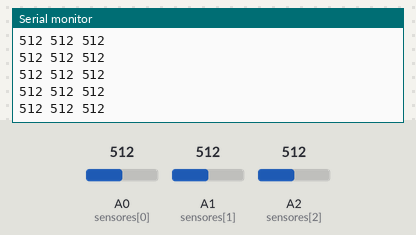
Recording of a sketch running on a simulated Arduino Uno, built with avr-gcc and run on an emulated ATmega328P. Parts: the last lines printed to the serial monitor. The inputs (shaded band) are chosen by the test bench; at power-on: A0 (sensores[0]) = 512, A1 (sensores[1]) = 512, A2 (sensores[2]) = 512.

Above: at 1.2 s.
1.3 s: A0 (sensores[0]) set to 716
At 1.36 s:
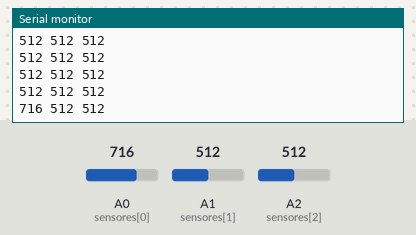
2.8 s: A1 (sensores[1]) set to 716
At 2.82 s:
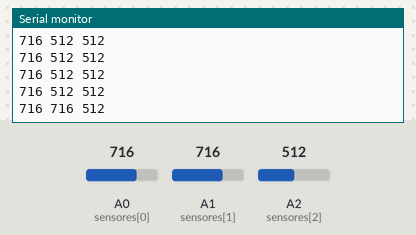
4.3 s: A2 (sensores[2]) set to 716
At 4.38 s:
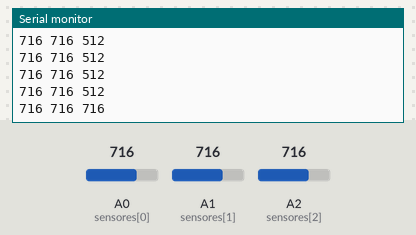
5.8 s: A0 (sensores[0]) set to 900
At 5.83 s:
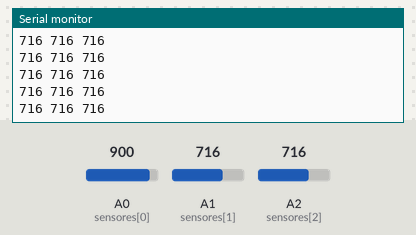
7.3 s: A1 (sensores[1]) set to 900
At 7.39 s:
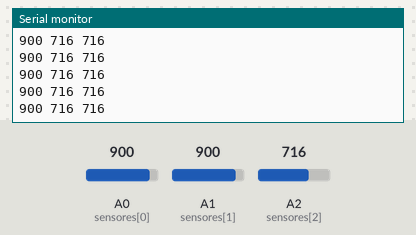
8.8 s: A2 (sensores[2]) set to 900
At 8.85 s:
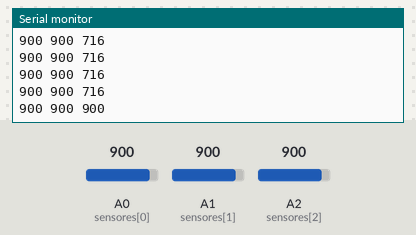
Timing chart, 0 to 11.3 s (numbered marks = the images above; inputs shaded):
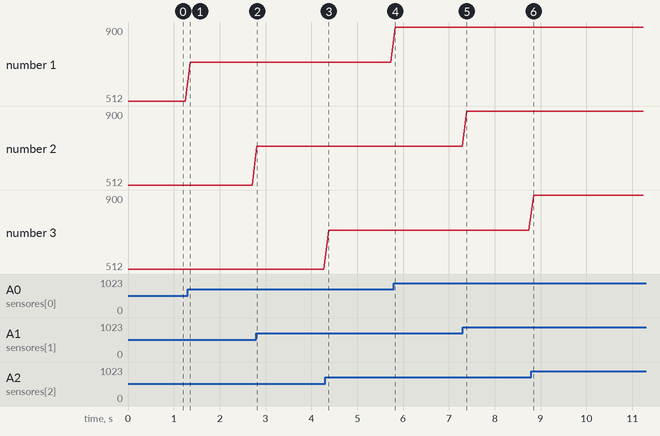

The sketch:

P6_LecturasVariosSensoresV2.ino
```cpp
int sensores[] = {A0, A1, A2};  //sensor1, sensor2, sensor3

void setup() {
  // put your setup code here, to run once:
  Serial.begin(9600);
}
int i;
int res[] = {0,0,0};
int totLecturas = 10;

void loop() {
  // put your main code here, to run repeatedly:
  for(int idx_sensor = 0; idx_sensor<3; idx_sensor++){
    res[idx_sensor] = 0;
    ////////////////////////////////////
    for(int i=0; i<totLecturas;i++){
      res[idx_sensor] += analogRead(sensores[idx_sensor]);
      delayMicroseconds(10);
    }
    res[idx_sensor] /= totLecturas;
    ////////////////////////////////////
  }
  ////////////////////////////////////
  Serial.println(String(res[0]) + " " + String(res[1]) + " " + String(res[2]));
  delay(100);
}
```

Measured:
- after the input at 1.3 s, the serial monitor: prints a new line after 0.06 s (image 1)
- after the input at 2.8 s, the serial monitor: prints a new line at once (image 2)
- after the input at 4.3 s, the serial monitor: prints a new line after 0.07 s (image 3)
- after the input at 8.8 s, the serial monitor: prints a new line after 0.05 s (image 6)
- plotted number 1: 512 → 716 after the input at 1.3 s, 716 → 900 after the input at 5.8 s
